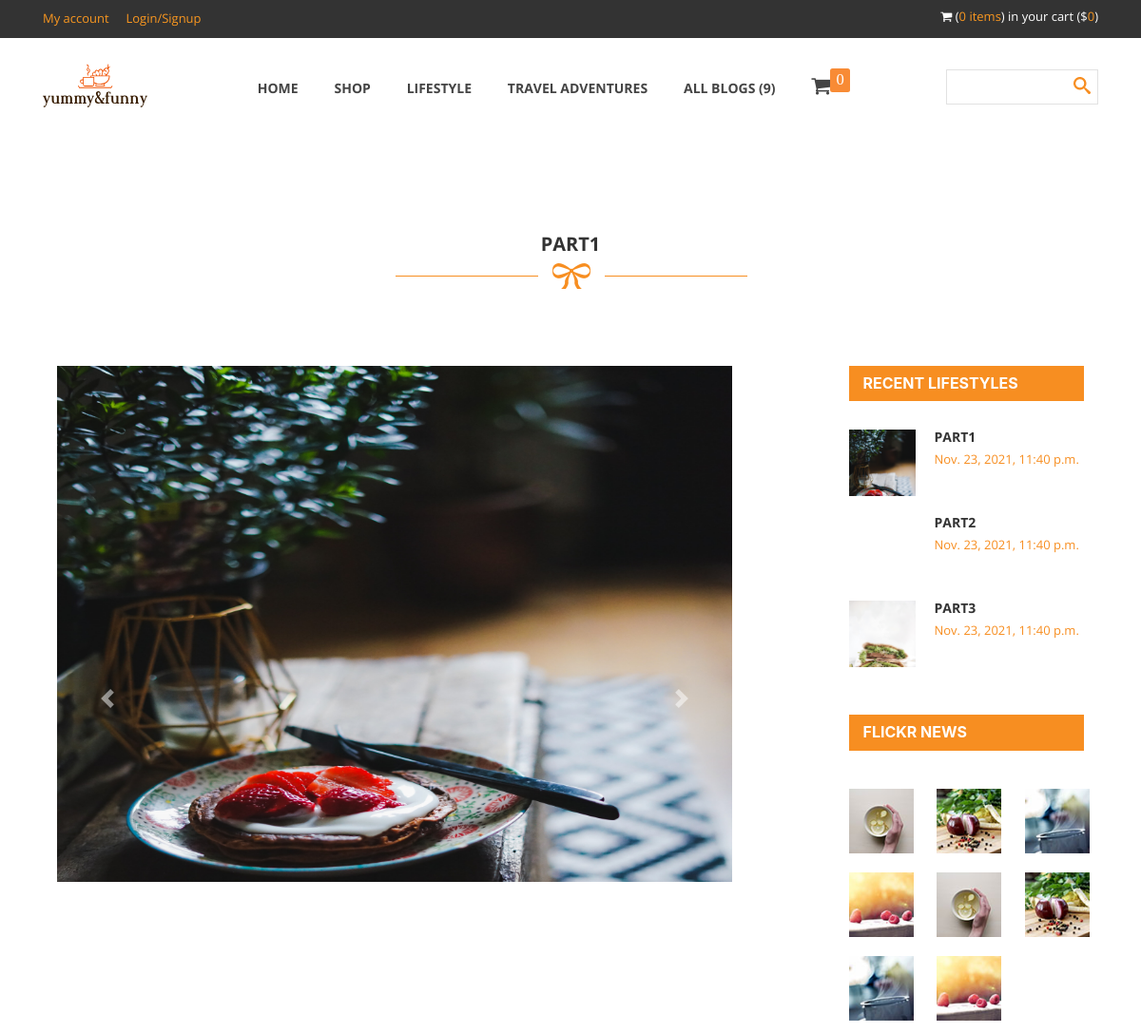
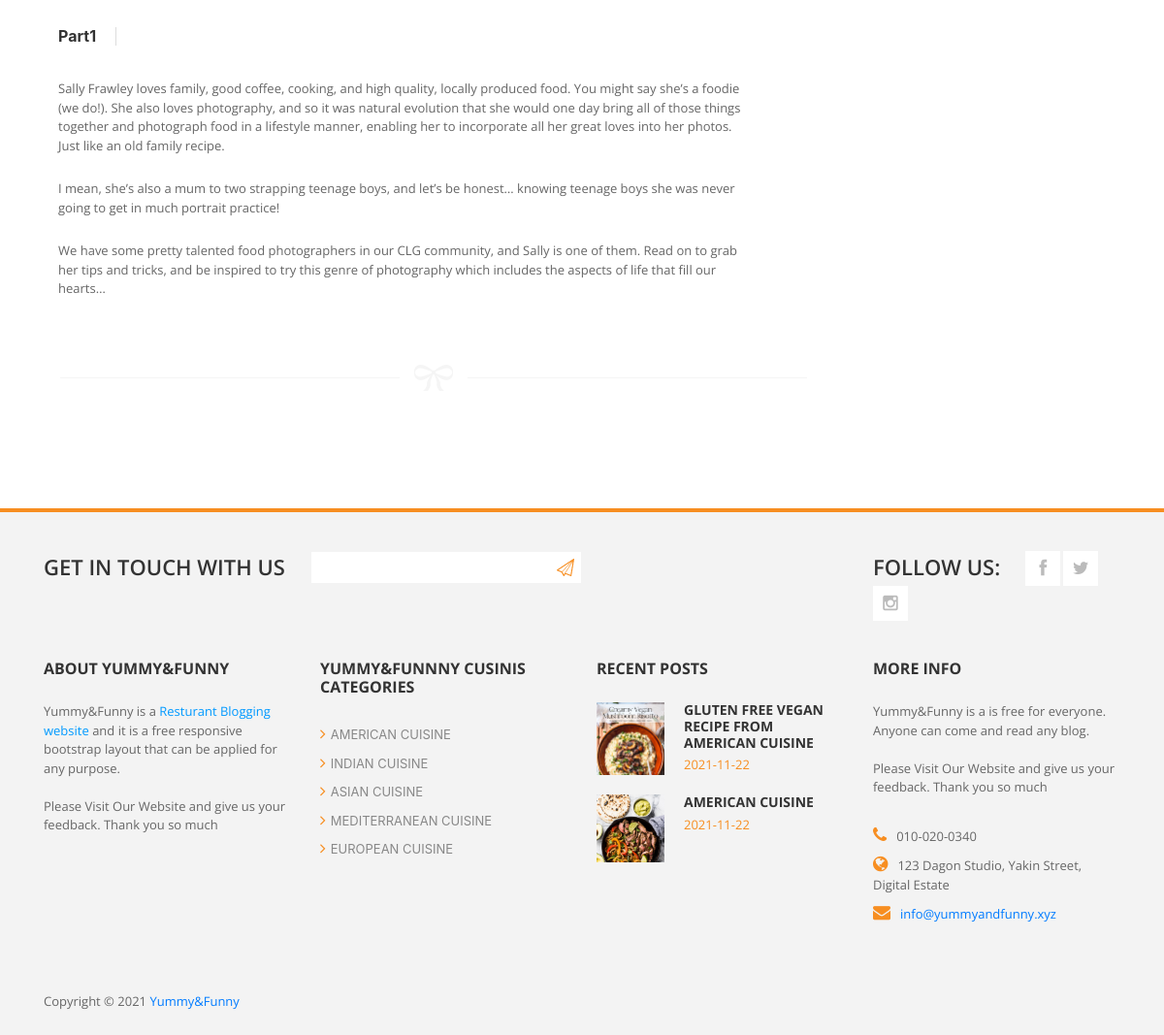
/lifestyle_details/1, run on the app's committed database (2 pictures, top to bottom).
### blogapp/models.py (models this page shows)
class Lifestyle(models.Model):
    title = models.CharField(max_length=255, blank=True, null=True)
    discription = RichTextField(blank=True, null=True)
    img = models.ImageField(blank=True, null=True, upload_to='post_img')
    img2 = models.ImageField(blank=True, null=True, upload_to='post_img')
    img3 = models.ImageField(blank=True, null=True, upload_to='post_img')
    img4 = models.ImageField(blank=True, null=True, upload_to='post_img')
    img5 = models.ImageField(blank=True, null=True, upload_to='post_img')
    img6 = models.ImageField(blank=True, null=True, upload_to='post_img')
    time = models.DateTimeField(default=datetime.now(), blank=True)
    def __str__(self):
        return self.title

### blogapp/views.py (the view)
# urls.py: path('lifestyle_details/<int:pk>', views.lifestyle_details, name="lifestyle_details"),
def lifestyle_details(request, pk):
    all_latest_pst = Lifestyle.objects.order_by('-time')[:6]
    gett_pst = Lifestyle.objects.get(id=pk)
    print(gett_pst)
    context = {'gett_pst': gett_pst, 'all_latest_pst':all_latest_pst}
    return render(request, 'lifestyle_details.html', context)

### blogapp/templatetags/blog_custom_tags.py (called while the page is built)
@register.simple_tag
def count_blogs():
    all_blogs = blog_post.objects.all().count()
    return all_blogs

### templates/lifestyle_details.html (shortened to what this page needs)
{% extends 'base.html' %}
{% load static %}
{% block content %}
<link rel="stylesheet" href="https://cdn.jsdelivr.net/npm/bootstrap@4.5.3/dist/css/bootstrap.min.css">
            <div id="product-post">
                <div class="container">
                    <div class="row">
                        <div class="col-md-12">
                            <div class="heading-section">
                                <h2>{{gett_pst.title}}</h2>
                                <img src="{% static '' %}images/under-heading.png" alt="" />
                            </div>
                        </div>
                    </div>
                    <div id="single-blog" class="page-section first-section">
                        <div class="container">
                            <div class="row">
                                <div class="product-item col-md-12">
                                    <div class="row">
                                        <div class="col-md-8">
                                        <div id="slideshow">
                                            <div class="slide-wrapper">
                                                <div id="carouselExampleControls" class="carousel slide" data-ride="carousel">
                                                  <div class="carousel-inner">
                                                    <div class="carousel-item active">
                                                      <img src="/media/{{gett_pst.img}}" class="d-block w-100" alt="..." style="max-height:700px; height: auto;">
                                                    </div>
                                                  </div>
                                                  <a class="carousel-control-prev" href="#carouselExampleControls" role="button" data-slide="prev">
                                                    <span class="carousel-control-prev-icon" aria-hidden="true"></span>
                                                  </a>
                                                  <a class="carousel-control-next" href="#carouselExampleControls" role="button" data-slide="next">
                                                    <span class="carousel-control-next-icon" aria-hidden="true"></span>
                                                  </a>
                                                </div>
                                            </div>
                                        </div>
                                                <div class="product-content" style="margin-top:30px;">
                                                    <div class="product-title">
                                                        <h3>{{gett_pst.title}}</h3>
                                                    </div>
                                                    <p>{{gett_pst.discription| safe}}</p>
                                                </div>
                                                <div class="divide-line">
                                                </div>
                                                <div class="divide-line">
                                                <img src="{% static '' %}images/div-line.png" alt="" />
                                                </div>
                                        </div>
                                        <div class="col-md-3 col-md-offset-1">
                                            <div class="side-bar">
                                                <div class="recent-post">
                                                    <h4>Recent Lifestyles</h4>
                                                    <div class="posts">
                                                        {% for i in all_latest_pst %}
                                                        <div class="recent-post">
                                                            <div class="recent-post-thumb">
                                                                <img src="/media/{{i.img}}" alt="" style="width:100%">
                                                            </div>
                                                            <div class="recent-post-info">
                                                                <h6><a href="{% url 'blog_details' i.id %}">{{i.title}}</a></h6>
                                                                <span>{{i.time}}</span>
                                                            </div>
                                                        </div>
                                                        {% endfor %}
                                                    </div>
                                                </div>
                                                <div class="advertisement">
                                                    <h4>Flickr news</h4>
                                                    <div class="flickr-images">
                                                        <div class="row">
                                                            <div class="col-md-4 col-sm-2 col-xs-3">
                                                                <img src="{% static '' %}images/flickr-image1.jpg" alt="">
                                                            </div>
                                                            <div class="col-md-4 col-sm-2 col-xs-3">
                                                                <img src="{% static '' %}images/flickr-image2.jpg" alt="">
                                                            </div>
                                                            <div class="col-md-4 col-sm-2 col-xs-3">
                                                                <img src="{% static '' %}images/flickr-image3.jpg" alt="">
                                                            </div>
                                                            <div class="col-md-4 col-sm-2 col-xs-3">
                                                                <img src="{% static '' %}images/flickr-image4.jpg" alt="">
                                                            </div>
                                                            <div class="col-md-4 col-sm-2 col-xs-3">
                                                                <img src="{% static '' %}images/flickr-image1.jpg" alt="">
                                                            </div>
                                                            <div class="col-md-4 col-sm-2 col-xs-3">
                                                                <img src="{% static '' %}images/flickr-image2.jpg" alt="">
                                                            </div>
                                                            <div class="col-md-4 col-sm-2 col-xs-3">
                                                                <img src="{% static '' %}images/flickr-image3.jpg" alt="">
                                                            </div>
                                                            <div class="col-md-4 col-sm-2 col-xs-3">
                                                                <img src="{% static '' %}images/flickr-image4.jpg" alt="">
                                                            </div>
                                                        </div>
                                                    </div>
                                                </div>
                                            </div>
                                        </div>
                                    </div>
                                </div>
                            </div>
                        </div>
                    </div>
                </div>
            </div>
{% endblock %}

### static/css/templatemo_style.css (style rules this page uses)
a { text-decoration: none; color: #f78e21; }
p { font-family: 'Open Sans', sans-serif; font-size: 13px; color: #666; }
.heading-section { text-align: center; padding: 100px 0 80px 0; }
.heading-section h2 { font-family: 'Open Sans', sans-serif; font-size: 20px; color: #333; font-weight: 700; text-transform: uppercase; }
*, *:before, *:after { -moz-box-sizing: border-box; -webkit-box-sizing: border-box; box-sizing: border-box; }
.product-title h3 { font-size: 16px; font-weight: 700; color: #333; display: inline-block; margin-right: 20px; border-right: 1px solid #ddd; padding-right: 20px; }
.product-content p { margin-top: 5px; padding-bottom: 15px; }
.side-bar h4 { font-size: 16px; font-weight: 700; color: #fff; text-transform: uppercase; background-color: #f78e21; margin-top: 0px; padding: 9px 15px 9px 15px; }
.recent-post { overflow: hidden; margin-bottom: 20px; }
.recent-post-thumb { float: left; margin-right: 20px !important; width: 70px; height: 70px; }
.recent-post-info { overflow: hidden; }
.recent-post-info h6 { font-family: 'Open Sans', sans-serif; font-size: 14px; font-weight: 700; text-transform: uppercase; margin-top: 0; }
.posts { margin-top: 30px; margin-bottom: 30px; }
.recent-post-info a { color: #333; }
.recent-post-info span { font-family: 'Open Sans', sans-serif; font-size: 13px; color: #f78e21; }
.flickr-images { margin-top: 20px; }
.flickr-images img { margin-top: 20px; overflow: hidden !important; width: 68px; }
.recent-post-thumb { float: left; margin-right: 10px; width: 70px; height: 70px; }
@media screen and (min-width: 995px) { body { overflow-x: hidden; } }

### data on the page
Lifestyle: title "PART1", img (picture), title "Part1", discription "Sally Frawley loves family, good coffee, cooking, and high quality, locally produced food. You might say she’s a foodie (we do!). She also loves photography, and so it was natural evolution that she would one day bring all of those things together and photograph food in a lifestyle manner, enabling her to incorporate all her great loves into her photos. Just like an old family recipe. I mean, she’s also a mum to two strapping teenage boys, and let’s be honest… knowing teenage boys she was never going to get in much portrait practice! We have some pretty talented food photographers in our CLG community, and Sally is one of them. Read on to grab her tips and tricks, and be inspired to try…", time "Nov. 23, 2021, 11:40 p.m."
Lifestyle: title "PART2", time "Nov. 23, 2021, 11:40 p.m."
Lifestyle: img (picture), title "PART3", time "Nov. 23, 2021, 11:40 p.m."
